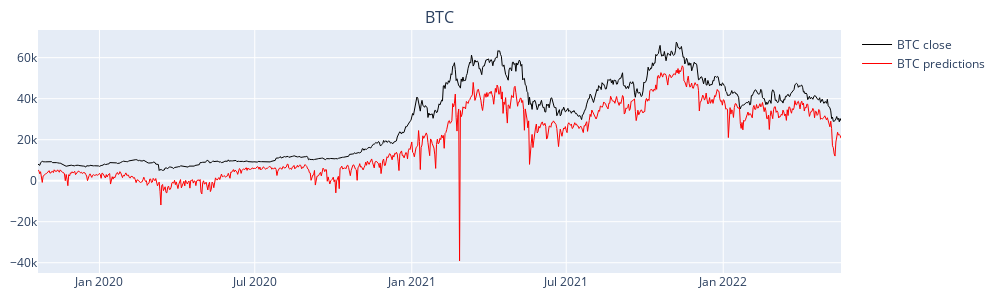

Source (notebook cell):
### Code cell
fig = plotting.regression_plot(base_datapoints)
fig.show()

### Figure 1 — Plotly figure (JSON) as saved in the notebook; plotly's stock layout.template omitted (floating-point values rounded to 4 significant figures; data arrays with more than 128 entries replaced by an {"elided": "..."} marker saying what was removed)
{"data": [{"legendgroup": "1", "line": {"color": "black", "width": 1}, "name": "BTC close", "type": "scatter", "x": {"elided": "942 str values"}, "xaxis": "x", "y": {"elided": "942 float values"}, "yaxis": "y"}, {"legendgroup": "1", "line": {"color": "red", "width": 1}, "name": "BTC predictions", "type": "scatter", "x": {"elided": "942 str values"}, "xaxis": "x", "y": {"elided": "942 float values"}, "yaxis": "y"}], "layout": {"annotations": [{"font": {"size": 16}, "showarrow": false, "text": "BTC", "x": 0.5, "xanchor": "center", "xref": "paper", "y": 1, "yanchor": "bottom", "yref": "paper"}], "height": 300, "legend": {"tracegroupgap": 300}, "margin": {"b": 10, "l": 10, "r": 20, "t": 30}, "width": 1000, "xaxis": {"anchor": "y", "domain": [0, 1]}, "yaxis": {"anchor": "x", "domain": [0, 1]}}}
